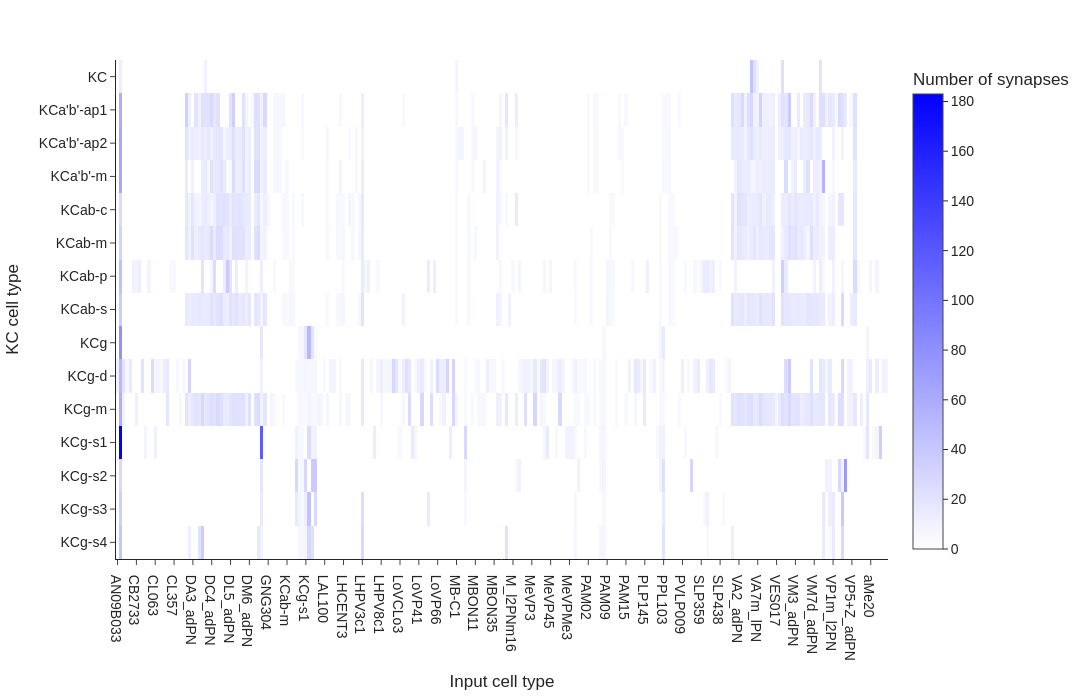

Write notebook code for a chart like this one.
### Markdown cell above
The important thing to notice is that we have transformed our data several times because **the structure we need depends on the question we are asking**.

This is a common pattern in data analysis: **the same biological data can be represented in different ways to answer different questions.**


Now let's finally make a heatmap using [plotly](https://plotly.com/python/heatmaps/)!

### Code cell
fig_heatmap_input = px.imshow(
    heatmap_df,
    labels={
        "x": "Input cell type",
        "y": "KC cell type",
        "color": "Number of synapses"
    },
    color_continuous_scale=[[0, "white"],[1, "blue"]],
    aspect="auto"
)
fig_heatmap_input.update_layout(
    width=1200,
    height=700,
    template="simple_white",
    font=dict(family="Arial", size=14)
)
fig_heatmap_input.show()

### Figure 1 — Plotly figure (JSON) as saved in the notebook; plotly's stock layout.template omitted (floating-point values rounded to 4 significant figures; data arrays with more than 128 entries replaced by an {"elided": "..."} marker saying what was removed)
{"data": [{"coloraxis": "coloraxis", "hovertemplate": "Input cell type: %{x}<br>KC cell type: %{y}<br>Number of synapses: %{z}<extra></extra>", "name": "0", "type": "heatmap", "x": {"elided": "246 str values"}, "xaxis": "x", "y": ["KC", "KCa'b'-ap1", "KCa'b'-ap2", "KCa'b'-m", "KCab-c", "KCab-m", "KCab-p", "KCab-s", "KCg", "KCg-d", "KCg-m", "KCg-s1", "KCg-s2", "KCg-s3", "KCg-s4"], "yaxis": "y", "z": {"elided": "15x246 float values"}}], "layout": {"coloraxis": {"autocolorscale": false, "colorbar": {"title": {"text": "Number of synapses"}}, "colorscale": [[0, "white"], [1, "blue"]]}, "font": {"family": "Arial", "size": 14}, "height": 700, "margin": {"t": 60}, "width": 1200, "xaxis": {"anchor": "y", "domain": [0, 1], "title": {"text": "Input cell type"}}, "yaxis": {"anchor": "x", "autorange": "reversed", "domain": [0, 1], "title": {"text": "KC cell type"}}}}
